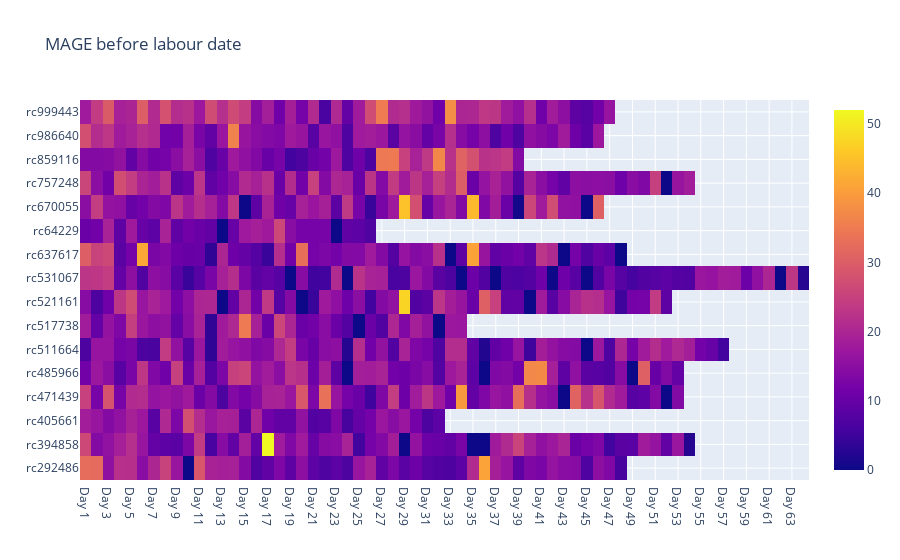

The code cell stored with this chart in its notebook:
### Code cell
fig = go.Figure(data=go.Heatmap(
                   z=list_of_mage_values,
                   x=list_of_days,
                   y=reg_code_list,
                   hoverongaps = False))
fig.update_layout(
    title='MAGE before labour date')
fig.show()

### Figure 1 — Plotly figure (JSON) as saved in the notebook; plotly's stock layout.template omitted (floating-point values rounded to 4 significant figures; data arrays with more than 128 entries replaced by an {"elided": "..."} marker saying what was removed)
{"data": [{"hoverongaps": false, "type": "heatmap", "x": ["Day 1", "Day 2", "Day 3", "Day 4", "Day 5", "Day 6", "Day 7", "Day 8", "Day 9", "Day 10", "Day 11", "Day 12", "Day 13", "Day 14", "Day 15", "Day 16", "Day 17", "Day 18", "Day 19", "Day 20", "Day 21", "Day 22", "Day 23", "Day 24", "Day 25", "Day 26", "Day 27", "Day 28", "Day 29", "Day 30", "Day 31", "Day 32", "Day 33", "Day 34", "Day 35", "Day 36", "Day 37", "Day 38", "Day 39", "Day 40", "Day 41", "Day 42", "Day 43", "Day 44", "Day 45", "Day 46", "Day 47", "Day 48", "Day 49", "Day 50", "Day 51", "Day 52", "Day 53", "Day 54", "Day 55", "Day 56", "Day 57", "Day 58", "Day 59", "Day 60", "Day 61", "Day 62", "Day 63", "Day 64"], "y": ["rc292486", "rc394858", "rc405661", "rc471439", "rc485966", "rc511664", "rc517738", "rc521161", "rc531067", "rc637617", "rc64229", "rc670055", "rc757248", "rc859116", "rc986640", "rc999443"], "z": {"elided": "16 rows, 753 float values in total"}}], "layout": {"title": {"text": "MAGE before labour date"}}}
